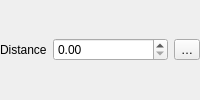
                     <widget class="QFrame" name="mPlacementFrame">
                      <property name="frameShape">
                       <enum>QFrame::NoFrame</enum>
                      </property>
                      <layout class="QGridLayout" name="gridLayout_4">
                       <property name="leftMargin">
                        <number>0</number>
                       </property>
                       <property name="topMargin">
                        <number>0</number>
                       </property>
                       <property name="rightMargin">
                        <number>0</number>
                       </property>
                       <property name="bottomMargin">
                        <number>0</number>
                       </property>
                       <item row="2" column="0">
                        <widget class="QLabel" name="mDiagramDistanceLabel">
                         <property name="text">
                          <string>Distance</string>
                         </property>
                        </widget>
                       </item>
                       <item row="2" column="1">
                        <layout class="QHBoxLayout" name="horizontalLayout_14">
                         <item>
                          <widget class="QgsDoubleSpinBox" name="mDiagramDistanceSpinBox">
                           <property name="sizePolicy">
                            <sizepolicy hsizetype="Expanding" vsizetype="Fixed">
                             <horstretch>0</horstretch>
                             <verstretch>0</verstretch>
                            </sizepolicy>
                           </property>
                          </widget>
                         </item>
                         <item>
                          <widget class="QgsPropertyOverrideButton" name="mDistanceDDBtn">
                           <property name="text">
                            <string>…</string>
                           </property>
                          </widget>
                         </item>
                        </layout>
                       </item>
                      </layout>
                     </widget>
